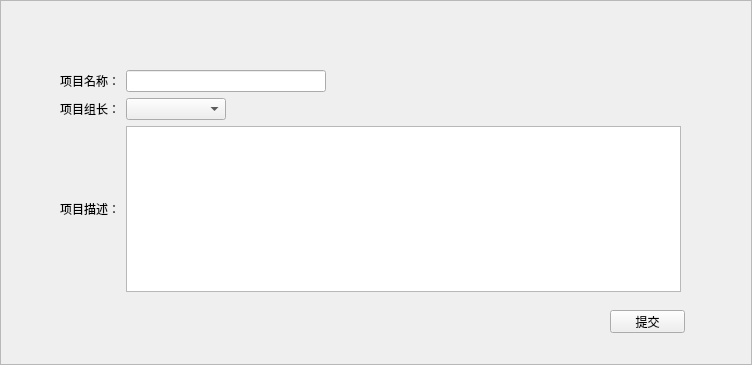
<?xml version="1.0" encoding="UTF-8"?>
<ui version="4.0">
 <class>AddProject</class>
 <widget class="QFrame" name="AddProject">
  <property name="geometry">
   <rect>
    <x>0</x>
    <y>0</y>
    <width>752</width>
    <height>365</height>
   </rect>
  </property>
  <property name="windowTitle">
   <string>Frame</string>
  </property>
  <property name="frameShape">
   <enum>QFrame::StyledPanel</enum>
  </property>
  <property name="frameShadow">
   <enum>QFrame::Raised</enum>
  </property>
  <widget class="QWidget" name="gridLayoutWidget">
   <property name="geometry">
    <rect>
     <x>60</x>
     <y>70</y>
     <width>621</width>
     <height>222</height>
    </rect>
   </property>
   <layout class="QGridLayout" name="gridLayout">
    <property name="topMargin">
     <number>0</number>
    </property>
    <item row="0" column="0">
     <widget class="QLabel" name="label">
      <property name="text">
       <string>项目名称：</string>
      </property>
     </widget>
    </item>
    <item row="2" column="0">
     <widget class="QLabel" name="label_3">
      <property name="text">
       <string>项目描述：</string>
      </property>
     </widget>
    </item>
    <item row="1" column="1">
     <widget class="QComboBox" name="comboBox_leader">
      <property name="minimumSize">
       <size>
        <width>100</width>
        <height>0</height>
       </size>
      </property>
      <property name="maximumSize">
       <size>
        <width>100</width>
        <height>16777215</height>
       </size>
      </property>
     </widget>
    </item>
    <item row="0" column="1">
     <widget class="QLineEdit" name="lineEdit_projectname">
      <property name="minimumSize">
       <size>
        <width>200</width>
        <height>0</height>
       </size>
      </property>
      <property name="maximumSize">
       <size>
        <width>200</width>
        <height>16777215</height>
       </size>
      </property>
     </widget>
    </item>
    <item row="1" column="0">
     <widget class="QLabel" name="label_2">
      <property name="text">
       <string>项目组长：</string>
      </property>
     </widget>
    </item>
    <item row="3" column="1">
     <layout class="QHBoxLayout" name="horizontalLayout"/>
    </item>
    <item row="2" column="1">
     <widget class="QPlainTextEdit" name="plainTextEdit_desc"/>
    </item>
   </layout>
  </widget>
  <widget class="QPushButton" name="commit">
   <property name="geometry">
    <rect>
     <x>610</x>
     <y>310</y>
     <width>75</width>
     <height>23</height>
    </rect>
   </property>
   <property name="text">
    <string>提交</string>
   </property>
  </widget>
 </widget>
 <resources/>
 <connections/>
</ui>
